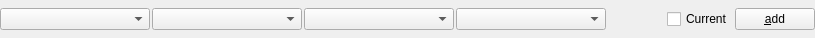
<?xml version="1.0" encoding="UTF-8"?>
<ui version="4.0">
 <class>ResultSelectorWidget</class>
 <widget class="QWidget" name="ResultSelectorWidget">
  <property name="geometry">
   <rect>
    <x>0</x>
    <y>0</y>
    <width>815</width>
    <height>38</height>
   </rect>
  </property>
  <property name="sizePolicy">
   <sizepolicy hsizetype="Preferred" vsizetype="Minimum">
    <horstretch>0</horstretch>
    <verstretch>0</verstretch>
   </sizepolicy>
  </property>
  <property name="maximumSize">
   <size>
    <width>16777215</width>
    <height>38</height>
   </size>
  </property>
  <property name="windowTitle">
   <string>ResultSelectorWidget</string>
  </property>
  <layout class="QHBoxLayout" name="horizontalLayout">
   <property name="spacing">
    <number>2</number>
   </property>
   <property name="margin">
    <number>0</number>
   </property>
   <item>
    <widget class="QComboBox" name="cbItem">
     <property name="minimumSize">
      <size>
       <width>150</width>
       <height>0</height>
      </size>
     </property>
    </widget>
   </item>
   <item>
    <widget class="QComboBox" name="cbSection">
     <property name="minimumSize">
      <size>
       <width>150</width>
       <height>0</height>
      </size>
     </property>
    </widget>
   </item>
   <item>
    <widget class="QComboBox" name="cbSubSection">
     <property name="minimumSize">
      <size>
       <width>150</width>
       <height>0</height>
      </size>
     </property>
    </widget>
   </item>
   <item>
    <widget class="QComboBox" name="cbSubsubSection">
     <property name="minimumSize">
      <size>
       <width>150</width>
       <height>0</height>
      </size>
     </property>
    </widget>
   </item>
   <item>
    <spacer name="horizontalSpacer">
     <property name="orientation">
      <enum>Qt::Horizontal</enum>
     </property>
     <property name="sizeHint" stdset="0">
      <size>
       <width>40</width>
       <height>20</height>
      </size>
     </property>
    </spacer>
   </item>
   <item>
    <widget class="QCheckBox" name="cbCurrent">
     <property name="text">
      <string>Current</string>
     </property>
    </widget>
   </item>
   <item>
    <widget class="QPushButton" name="btnOK">
     <property name="text">
      <string>&amp;add</string>
     </property>
    </widget>
   </item>
  </layout>
 </widget>
 <layoutdefault spacing="6" margin="11"/>
 <resources/>
 <connections>
  <connection>
   <sender>btnOK</sender>
   <signal>clicked()</signal>
   <receiver>ResultSelectorWidget</receiver>
   <slot>onOK()</slot>
   <hints>
    <hint type="sourcelabel">
     <x>411</x>
     <y>9</y>
    </hint>
    <hint type="destinationlabel">
     <x>374</x>
     <y>-19</y>
    </hint>
   </hints>
  </connection>
 </connections>
 <slots>
  <slot>onOK()</slot>
 </slots>
</ui>
